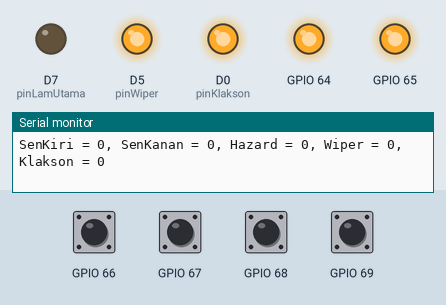
This sketch was run on a simulated ESP8266 (NodeMCU). Parts: output pins drawn as LEDs (lit = HIGH), the last lines printed to the serial monitor. Inputs (shaded band) come from the test bench; at power-on: GPIO 66–69 HIGH. WiFi joins after 1.5 s; servers stay silent unless stated; network time is answered at once with the bench clock; the local clock reads 2024-03-15 10:24:30 at power-on unless the sketch sets it.

Above: at 2.2 s.
2.3 s: GPIO 68 pulled LOW for 0.15 s
At 2.45 s:
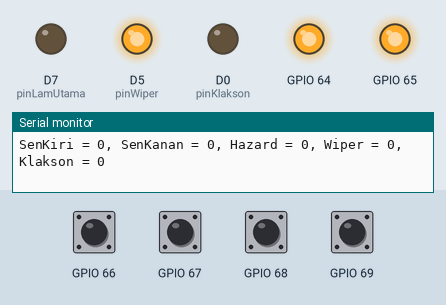
4.0 s: GPIO 66 pulled LOW for 0.15 s
At 4.5 s:
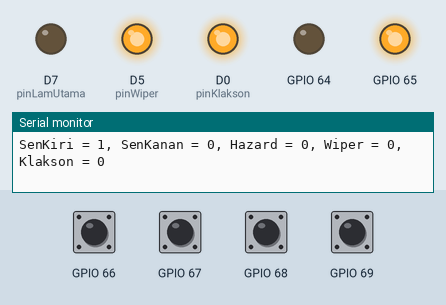
6.1 s: GPIO 67 pulled LOW for 0.15 s
At 6.5 s:
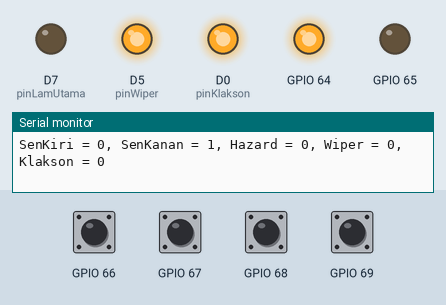
8.1 s: GPIO 69 pulled LOW for 0.15 s
At 8.19 s:
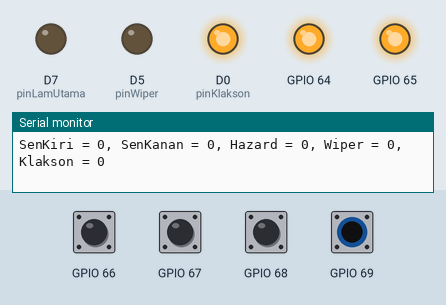
Timing chart, 0 to 11.1 s (numbered marks = the images above; inputs shaded):
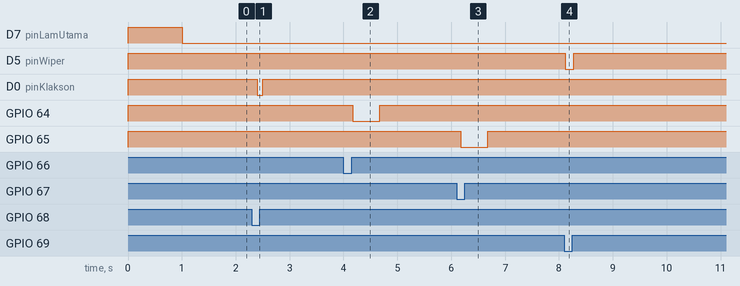

The sketch:

Code_NodeMCU_Aksesoris_Kapuas2.ino
```cpp
#include <ESP8266WiFi.h>
#include <ESP8266HTTPClient.h>
#include <NTPClient.h>
#include <WiFiUdp.h>
#include <WiFiClient.h>
#include <Arduino_JSON.h>
#include <UbidotsESPMQTT.h>
#include <Arduino.h>
#include <PCF8574.h>
#include <SoftwareSerial.h>

SoftwareSerial NextSerial(10, 15); // RX (Receiver), TX (Transmitter) // (S3, D8)
PCF8574 pcf8574(0x20);
WiFiClient client;
WiFiUDP ntpUDP;
NTPClient timeClient(ntpUDP, "pool.ntp.org");

#define pinKlakson D0
#define pinWiper D5
#define pinLamUtama D7
#define pinSenKiri P0
#define pinSenKanan P1
#define t_SenKiri P2
#define t_SenKanan P3
#define t_Klakson P4
#define t_Wiper P5
#define t_LamUtama P6

char token[]           = "BBFF-lJhOBUcVPa4rnl2Hxnf5DLPHJZUnqX";
char ssid[]            = "Redmi Not 8";
char pass[]            = "indakaku";

String APIOpenWeather  = "b23308e70faf9521f7bce63d9ecc393e";
String Kota            = "Pontianak";
String KodeNegara      = "ID";

const int GMT = 25200;
String DaftarBulan[12] = {"Jan", "Feb", "Mar", "Apr", "Mei", "Jun", "Jul", "Agt", "Sep", "Okt", "Nov", "Des"};
String jsonBuffer, logo, ikon, deskripsi;
String SkrgTanggal, SkrgJam;
String Kec, Kel, Tek, TemC;
String NxSenKiri, NxSenKanan = "0";

unsigned long WTDisplay, WTGetData = 0;
int WTCloud     = -10000;
int WTCloudDua  = -8000;
int WTCuaca     = -630000;
int WTWaktu     = -500;

unsigned long oldtime[11];
unsigned long interval[7] = {630000, 10000, 1000, 500, 250, 30, 100};

String Data[7];
String PesanData;
char BacaData;
int nilaiKlakson, nilaiKanan, nilaiTengah, nilaiKiri, nilaiWiper, nilaiLampu = 0;
String x, y, z, wi, lu, kl;
int v, E = 0;
bool a = false, b = false, c = false, d = false;
float V, I, P, T, W  = 0;

WiFiEventHandler JikaWiFiTerhubung;
WiFiEventHandler JikaWiFiTerputus;
Ubidots ubidots(token);

unsigned long Time(byte ar, int br) {
  unsigned long waktu = (millis() - oldtime[ar]) >= interval[br];
  return waktu;
}

unsigned long sets(byte an) {
  oldtime[an] = millis();
  return oldtime[an];
}

void callback(char* topic, byte* payload, unsigned int length) {
  Serial.print("Message arrived [");
  Serial.print(topic);
  Serial.print("] ");
  for (int j = 0; j < length; j++) {
    Serial.print((char)payload[j]);
  }
  Serial.println();
}

void setup() {
  pinMode(pinWiper, OUTPUT);
  pinMode(pinKlakson, OUTPUT);
  pinMode(pinLamUtama, OUTPUT);
  pcf8574.pinMode(pinSenKiri, OUTPUT);
  pcf8574.pinMode(pinSenKanan, OUTPUT);
  pcf8574.pinMode(t_LamUtama, INPUT);
  pcf8574.pinMode(t_SenKanan, INPUT);
  pcf8574.pinMode(t_SenKiri, INPUT);
  pcf8574.pinMode(t_Klakson, INPUT);
  pcf8574.pinMode(t_Wiper, INPUT);

  pcf8574.digitalWrite(pinSenKanan, HIGH);
  pcf8574.digitalWrite(pinSenKiri, HIGH);
  digitalWrite(pinLamUtama, HIGH);
  digitalWrite(pinKlakson, HIGH);
  digitalWrite(pinWiper, HIGH);

  WiFi.begin(ssid, pass);
  Serial.begin(115200);
  NextSerial.begin(115200);
  delay(300);

  Serial.println("\nUniversitas Tanjugpura Electric Car Team - KAPUAS 2\n");
  Serial.println("Inisialisasi IC PCF8574...");
  if (pcf8574.begin()) {
    Serial.println("Berhasil");
  }
  else {
    Serial.println("Inisialisasi Gagal");
  }
  delay(200);

  JikaWiFiTerhubung = WiFi.onStationModeGotIP(WiFi_Terhubung);
  JikaWiFiTerputus  = WiFi.onStationModeDisconnected(WiFi_Terputus);

  timeClient.begin();
  timeClient.setTimeOffset(GMT);
  ubidots.setDebug(true);
  ubidots.begin(callback);
  delay(500);
}

void loop() {
  if (Serial.available() > 0) {
    BacaData = Serial.read();
    PesanData += BacaData;
    if (BacaData == '\n') {
      Data[0] = getValue(PesanData, ',', 0);
      Data[1] = getValue(PesanData, ',', 1);
      Data[2] = getValue(PesanData, ',', 2);
      Data[3] = getValue(PesanData, ',', 3);
      Data[4] = getValue(PesanData, ',', 4);
      Data[5] = getValue(PesanData, ',', 5);
      Data[6] = getValue(PesanData, ',', 6);

      V = Data[0].toFloat();
      I = Data[1].toFloat();
      P = Data[2].toFloat();
      T = Data[3].toFloat();
      v = Data[4].toInt();
      W = Data[5].toFloat();
      E = Data[6].toInt();

      PesanData = "";
      Serial.println("Volt    : " + Data[0] + "V      \t||\t " + "Arus   : " + Data[1] + "A");
      Serial.println("Daya    : " + Data[2] + "W      \t||\t " + "Suhu   : " + Data[3] + "C");
      Serial.println("Kecp    : " + Data[4] + "KM/Jam \t||\t " + "Energi : " + Data[5] + "Wh");
      Serial.println("Baterai : " + Data[6] + "%");
      Serial.println();
    }
  }

  if (Time(1, 5)) {
    nilaiKiri = pcf8574.digitalRead(t_SenKiri);
    nilaiKanan = pcf8574.digitalRead(t_SenKanan);
    nilaiWiper = pcf8574.digitalRead(t_Wiper);
    nilaiKlakson = pcf8574.digitalRead(t_Klakson);
    sets(1);
  }

  wiper();
  klakson();
  lampu_sen();
  lamUtama();

  if (WiFi.status() == WL_CONNECTED) {
    if (Time(2, 1)) {
      DataCloud();
      sets(2);
    }
    if (Time(3, 1)) {
      DataCloudDua();
      sets(3);
    }
    if (Time(4, 0)) {
      CuacaOpenWeather();
      sets(4);
    }
    if (Time(5, 3)) {
      Serial.println();
      WaktuNTP();
      sets(5);
    }
  }
  if (Time(6, 3)) {
    NextionDisplay();
    Serial.println("SenKiri = " + String(x) + ", SenKanan = " + String(y) + ", Hazard = " + String(z) + ", Wiper = " + String(wi) + ", Klakson = " + String(kl));
    sets(6);
  }
}

String getValue(String data, char separator, int index) {
  int found = 0;
  int strIndex[] = { 0, -1 };
  int maxIndex = data.length() - 1;
  for (int i = 0; i <= maxIndex && found <= index; i++) {
    if (data.charAt(i) == separator || i == maxIndex) {
      found++;
      strIndex[0] = strIndex[1] + 1;
      strIndex[1] = (i == maxIndex) ? i + 1 : i;
    }
  }
  return found > index ? data.substring(strIndex[0], strIndex[1]) : "";
}

void wiper() {
  if (nilaiWiper == 0 && Time(7, 5)) {
    wi = "1";
    digitalWrite(pinWiper, LOW);
    sets(7);
  }
  else if (nilaiWiper == 1 && Time(7, 5)) {
    wi = "0";
    digitalWrite(pinWiper, HIGH);
    sets(7);
  }
}

void lampu_sen() {
  if (nilaiKanan == 1 && nilaiKiri == 0 && Time(8, 3)) {      // Kondisi Lampu Sen Kanan Mati dan Sen Kiri Blink
    pcf8574.digitalWrite(pinSenKanan, HIGH);                  // Lampu Sen Kanan Mati
    if (b == false) {
      pcf8574.digitalWrite(pinSenKiri, LOW);                  // Lampu Sen Kiri Hidup
      b = true;
      NxSenKiri = "1";
      NxSenKanan = "0";
    }
    else if (b == true) {
      pcf8574.digitalWrite(pinSenKiri, HIGH);                 // Lampu Sen Kiri Mati
      b = false;
      NxSenKiri = "0";
      NxSenKanan = "0";
    }
    x = "1"; y = "0"; z = "0";
    sets(8);
  }
  else if (nilaiKanan == 0 && nilaiKiri == 1 && Time(8, 3)) { // Kondisi Lampu Sen Kanan Blink dan Sen Kiri Mati
    pcf8574.digitalWrite(pinSenKiri, HIGH);                   // Lampu Sen Kiri Mati
    if (c == false) {
      pcf8574.digitalWrite(pinSenKanan, LOW);                 // Lampu Sen Kanan Hidup
      c = true;
      NxSenKiri = "0";
      NxSenKanan = "1";
    }
    else if (c == true) {
      pcf8574.digitalWrite(pinSenKanan, HIGH);                // Lampu Sen Kiri Mati
      c = false;
      NxSenKiri = "0";
      NxSenKanan = "0";
    }
    x = "0"; y = "1"; z = "0";
    sets(8);
  }
  else if (nilaiKanan == 0 && nilaiKiri == 0 && Time(8, 3)) { // Kondisi Lampu Sen Kanan Blink dan Sen Kiri Blink
    if (d == false) {
      pcf8574.digitalWrite(pinSenKanan, LOW);                 // Lampu Sen Kanan Hidup
      pcf8574.digitalWrite(pinSenKiri, LOW);                  // Lampu Sen Kiri Hidup
      d = true;
      NxSenKiri = "1";
      NxSenKanan = "1";
    }
    else if (d == true) {
      pcf8574.digitalWrite(pinSenKanan, HIGH);                // Lampu Sen Kanan Mati
      pcf8574.digitalWrite(pinSenKiri, HIGH);                 // Lampu Sen Kiri Mati
      d = false;
      NxSenKiri = "0";
      NxSenKanan = "0";
    }
    x = "0"; y = "0"; z = "1";
    sets(8);
  }
  else if (nilaiKanan == 1 && nilaiKiri == 1 && Time(8, 3)) { // Kondisi Lampu Sen Kanan Mati dan Sen Kiri Mati
    pcf8574.digitalWrite(pinSenKanan, HIGH);                  // Lampu Sen Kanan Mati
    pcf8574.digitalWrite(pinSenKiri, HIGH);                   // Lampu Sen Kiri Mati
    NxSenKiri = "0";
    NxSenKanan = "0";
    x = "0"; y = "0"; z = "0";
    sets(8);
  }
}


void klakson() {
  if (nilaiKlakson == 0 && Time(9, 6)) {                       // Kondisi Klakson Aktif
    digitalWrite(pinKlakson, LOW);
    kl = "1";
    sets(9);
  }
  else if (nilaiKlakson == 1 && Time(9, 6)) {                  // Kondisi Klakson Nonaktif
    digitalWrite(pinKlakson, HIGH);
    kl = "0";
    sets(9);
  }
}

void lamUtama() {
  if (nilaiLampu == 0 && Time(10, 6)) {
    digitalWrite(pinLamUtama, LOW);
    lu = "1";
    sets(10);
  }
  else if (nilaiLampu == 1 && Time(10, 6)) {
    digitalWrite(pinLamUtama, HIGH);
    lu = "0";
    sets(10);
  }
}

void NextionDisplay() {
  if (WiFi.status() == WL_CONNECTED) {
    NextionWrite();
    String NxSekarang = "page1.Tanggal.txt=\"" + SkrgTanggal + "\"";
    NextSerial.print(NxSekarang);
    NextionWrite();
    String NxJam = "page1.Jam.txt=\"" + SkrgJam + "\"";
    NextSerial.print(NxJam);
    NextionWrite();
    String NxSuhuDepan = "page1.DerajatSuhu.val=" + TemC;
    NextSerial.print(NxSuhuDepan);
    NextionWrite();
    String NxLogoCuaca = "page1.n0.val=" + logo;
    NextSerial.print(NxLogoCuaca);
    NextionWrite();

    String NxSuhuDalam = "page6.TemCu.txt=\"" + TemC + " C" + "\""; //°
    NextSerial.print(NxSuhuDalam);
    NextionWrite();
    String NxTek = "page6.TekCu.txt=\"" + Tek + " mBar" + "\"";
    NextSerial.print(NxTek);
    NextionWrite();
    String NxKel = "page6.KelCu.txt=\"" + Kel + " %" + "\"";
    NextSerial.print(NxKel);
    NextionWrite();
    String NxKec = "page6.KecCu.txt=\"" + Kec + " m/s" + "\"";
    NextSerial.print(NxKec);
    NextionWrite();
    String NxDeskripsiCuaca = "page6.Cuaca.txt=\"" + deskripsi + "\"";;
    NextSerial.print(NxDeskripsiCuaca);
    NextionWrite();
  }

  NextionWrite();
  String NxTeBat = "page5.TeBat.txt=\"" + String(V) + " V" + "\"";
  NextSerial.print(NxTeBat);
  NextionWrite();
  String NxArusBat = "page5.ArusBat.txt=\"" + String(I) + " A" + "\"";
  NextSerial.print(NxArusBat);
  NextionWrite();
  String NxDayBat = "page5.DayBat.txt=\"" + String(P) + " W" + "\"";
  NextSerial.print(NxDayBat);
  NextionWrite();
  String NxEnBat = "page5.EnBat.txt=\"" + String(W) + " Wh" + "\"";
  NextSerial.print(NxEnBat);
  NextionWrite();
  String NxPersenBaterai = "page1.PersenBaterai.val=" + String(E);
  NextSerial.print(NxPersenBaterai);
  NextionWrite();

  String NxSuhuMesin = "page4.SuhuMesin.txt=\"" + String(T) + " C" + "\"";
  NextSerial.print(NxSuhuMesin);
  NextionWrite();

  String NxKecepatan = "page2.SpeedVal.val=" + String(v);
  NextSerial.print(NxKecepatan);
  NextionWrite();
  String NxKananSen = "page2.KananSen.val=" + NxSenKanan;
  NextSerial.print(NxKananSen);
  NextionWrite();
  String NxKiriSen = "page2.KiriSen.val=" + NxSenKiri;
  NextSerial.print(NxKiriSen);
  NextionWrite();
  NextSerial.println();
}

void DataCloud() {
  ubidots.add("Tegangan_Baterai", V);
  ubidots.add("Arus_Baterai", I);
  ubidots.add("Daya_Baterai", P);
  ubidots.add("Suhu_Mesin", T);
  ubidots.add("Kacepatan_Mobil", v);
  ubidots.ubidotsPublish("Kapuas_2_Data1");
  ubidots.loop();
}

void DataCloudDua() {
  ubidots.add("Energi_Terpakai", W);
  ubidots.add("Persen_Baterai", E);
  ubidots.ubidotsPublish("Kapuas_2_Data1");
  ubidots.loop();
}

void CuacaOpenWeather() {
  String serverPath = "http://api.openweathermap.org/data/2.5/weather?q=" + Kota + "," + KodeNegara + "&APPID=" + APIOpenWeather;
  jsonBuffer = httpGETRequest(serverPath.c_str());
  JSONVar myObject = JSON.parse(jsonBuffer);
  if (JSON.typeof(myObject) == "undefined") {
    Serial.println("Gagal memasukkan parse!");
    return;
  }
  int KonversiC = int(myObject["main"]["temp"]) - 273;
  TemC = String(KonversiC);
  int Teka = int(myObject["main"]["pressure"]);
  Tek = String(Teka);
  int Kele = int(myObject["main"]["humidity"]);
  Kel = String(Kele);
  int Kece = int(myObject["wind"]["speed"]);
  Kec = String(Kece);
  ikon = JSON.stringify(myObject["weather"][0]["icon"]);
  if (ikon == "01d") {
    logo = "0";
    deskripsi = "CERAH";
  }
  if (ikon == "01n") {
    logo = "4";
    deskripsi = "CERAH";
  }
  if (ikon == "02d" || ikon == "02n" || ikon == "03d" || ikon == "03n" || ikon == "04d" || ikon == "04n") {
    logo = "1";
    deskripsi = "BERAWAN";
  }
  if (ikon == "09d" || ikon == "09n" || ikon == "10d" || ikon == "10n" || ikon == "11d" || ikon == "11n" || ikon == "13d" || ikon == "13n") {
    logo = "2";
    deskripsi = "HUJAN";
  }
  if (ikon == "50d" || ikon == "50n") {
    logo = "3";
    deskripsi = "KABUT";
  }
}

void WaktuNTP() {
  timeClient.update();
  unsigned long epochTime = timeClient.getEpochTime();
  struct tm *ptm = gmtime ((time_t *)&epochTime);
  int Tanggal = ptm->tm_mday;
  int Bulan_ke = ptm->tm_mon + 1;
  String Bulan = DaftarBulan[Bulan_ke - 1];
  int Tahun = ptm->tm_year + 1900;

  SkrgJam = timeClient.getFormattedTime();
  SkrgTanggal = String(Tanggal) + " " + String(Bulan) + " " + String(Tahun);
}

void NextionWrite() {
  NextSerial.write(0xff);
  NextSerial.write(0xff);
  NextSerial.write(0xff);
}

String httpGETRequest(const char* serverName) {
  WiFiClient client;
  HTTPClient http;
  http.begin(client, serverName);
  int httpResponseCode = http.GET();
  String payload = "{}";
  if (httpResponseCode > 0) {
    Serial.print("Terhubung dengan kode HTTP Response: ");
    Serial.println(httpResponseCode);
    payload = http.getString();
  }
  else {
    Serial.print("Kode Error: ");
    Serial.println(httpResponseCode);
  }
  http.end();
  return payload;
}

void WiFi_Terhubung(const WiFiEventStationModeGotIP& event) {
  Serial.println("Berhasil terhubung ke WiFi.");
  Serial.print("Alamat IP: ");
  Serial.println(WiFi.localIP());
}

void WiFi_Terputus(const WiFiEventStationModeDisconnected& event) {
  Serial.println("Koneksi WiFi terputus, menghubungkan kembali...");
  WiFi.disconnect();
  WiFi.begin(ssid, pass);
}
```

Measured:
- after the input at 2.3 s, D0 (pinKlakson): HIGH → LOW after 0.10 s, → HIGH 0.10 s later
- after the input at 4.0 s, GPIO 64: HIGH → LOW after 0.17 s, → HIGH 0.50 s later
- after the input at 6.1 s, GPIO 65: HIGH → LOW after 0.07 s, → HIGH 0.50 s later
- after the input at 8.1 s, D5 (pinWiper): HIGH → LOW at once, → HIGH 0.16 s later
